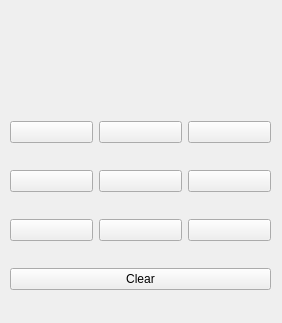
<?xml version="1.0" encoding="UTF-8"?>
<ui version="4.0">
 <class>MainWindow</class>
 <widget class="QMainWindow" name="MainWindow">
  <property name="geometry">
   <rect>
    <x>0</x>
    <y>0</y>
    <width>282</width>
    <height>323</height>
   </rect>
  </property>
  <property name="windowTitle">
   <string>MainWindow</string>
  </property>
  <widget class="QWidget" name="centralwidget">
   <widget class="QWidget" name="gridLayoutWidget">
    <property name="geometry">
     <rect>
      <x>10</x>
      <y>100</y>
      <width>261</width>
      <height>211</height>
     </rect>
    </property>
    <layout class="QGridLayout" name="gridLayout">
     <item row="1" column="1">
      <widget class="QPushButton" name="field_11">
       <property name="text">
        <string/>
       </property>
      </widget>
     </item>
     <item row="0" column="1">
      <widget class="QPushButton" name="field_10">
       <property name="text">
        <string/>
       </property>
      </widget>
     </item>
     <item row="2" column="1">
      <widget class="QPushButton" name="field_12">
       <property name="text">
        <string/>
       </property>
      </widget>
     </item>
     <item row="1" column="2">
      <widget class="QPushButton" name="field_21">
       <property name="text">
        <string/>
       </property>
      </widget>
     </item>
     <item row="1" column="0">
      <widget class="QPushButton" name="field_01">
       <property name="text">
        <string/>
       </property>
      </widget>
     </item>
     <item row="0" column="2">
      <widget class="QPushButton" name="field_20">
       <property name="text">
        <string/>
       </property>
      </widget>
     </item>
     <item row="2" column="0">
      <widget class="QPushButton" name="field_02">
       <property name="text">
        <string/>
       </property>
      </widget>
     </item>
     <item row="2" column="2">
      <widget class="QPushButton" name="field_22">
       <property name="text">
        <string/>
       </property>
      </widget>
     </item>
     <item row="0" column="0">
      <widget class="QPushButton" name="field_00">
       <property name="text">
        <string/>
       </property>
      </widget>
     </item>
     <item row="3" column="0" colspan="3">
      <widget class="QPushButton" name="clearButton">
       <property name="text">
        <string>Clear</string>
       </property>
      </widget>
     </item>
    </layout>
   </widget>
   <widget class="QLabel" name="currentPlayerlabel">
    <property name="geometry">
     <rect>
      <x>41</x>
      <y>15</y>
      <width>200</width>
      <height>60</height>
     </rect>
    </property>
    <property name="text">
     <string/>
    </property>
   </widget>
  </widget>
 </widget>
 <resources/>
 <connections/>
</ui>
